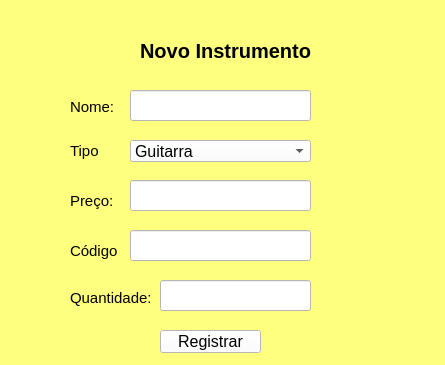
<?xml version="1.0" encoding="UTF-8"?>
<ui version="4.0">
 <class>Form</class>
 <widget class="QWidget" name="Form">
  <property name="geometry">
   <rect>
    <x>0</x>
    <y>0</y>
    <width>445</width>
    <height>365</height>
   </rect>
  </property>
  <property name="windowTitle">
   <string>Form</string>
  </property>
  <property name="styleSheet">
   <string notr="true">background-color: rgb(255, 255, 127);</string>
  </property>
  <widget class="QLabel" name="label">
   <property name="geometry">
    <rect>
     <x>120</x>
     <y>30</y>
     <width>211</width>
     <height>41</height>
    </rect>
   </property>
   <property name="font">
    <font>
     <pointsize>15</pointsize>
     <weight>75</weight>
     <bold>true</bold>
    </font>
   </property>
   <property name="layoutDirection">
    <enum>Qt::LeftToRight</enum>
   </property>
   <property name="text">
    <string>Novo Instrumento</string>
   </property>
   <property name="alignment">
    <set>Qt::AlignCenter</set>
   </property>
  </widget>
  <widget class="QLabel" name="label_2">
   <property name="geometry">
    <rect>
     <x>70</x>
     <y>140</y>
     <width>31</width>
     <height>21</height>
    </rect>
   </property>
   <property name="font">
    <font>
     <pointsize>11</pointsize>
    </font>
   </property>
   <property name="text">
    <string>Tipo</string>
   </property>
  </widget>
  <widget class="QLabel" name="label_3">
   <property name="geometry">
    <rect>
     <x>70</x>
     <y>100</y>
     <width>47</width>
     <height>13</height>
    </rect>
   </property>
   <property name="font">
    <font>
     <pointsize>11</pointsize>
    </font>
   </property>
   <property name="text">
    <string>Nome:</string>
   </property>
  </widget>
  <widget class="QLabel" name="label_4">
   <property name="geometry">
    <rect>
     <x>70</x>
     <y>190</y>
     <width>47</width>
     <height>21</height>
    </rect>
   </property>
   <property name="font">
    <font>
     <pointsize>11</pointsize>
    </font>
   </property>
   <property name="text">
    <string>Preço:</string>
   </property>
  </widget>
  <widget class="QLabel" name="label_5">
   <property name="geometry">
    <rect>
     <x>70</x>
     <y>290</y>
     <width>81</width>
     <height>16</height>
    </rect>
   </property>
   <property name="font">
    <font>
     <pointsize>11</pointsize>
    </font>
   </property>
   <property name="text">
    <string>Quantidade:</string>
   </property>
  </widget>
  <widget class="QLabel" name="label_6">
   <property name="geometry">
    <rect>
     <x>70</x>
     <y>240</y>
     <width>61</width>
     <height>21</height>
    </rect>
   </property>
   <property name="font">
    <font>
     <pointsize>11</pointsize>
    </font>
   </property>
   <property name="text">
    <string>Código</string>
   </property>
  </widget>
  <widget class="QLineEdit" name="lineEdit">
   <property name="geometry">
    <rect>
     <x>130</x>
     <y>90</y>
     <width>181</width>
     <height>31</height>
    </rect>
   </property>
   <property name="font">
    <font>
     <pointsize>12</pointsize>
    </font>
   </property>
   <property name="styleSheet">
    <string notr="true">background-color: rgb(255, 255, 255);</string>
   </property>
  </widget>
  <widget class="QLineEdit" name="lineEdit_2">
   <property name="geometry">
    <rect>
     <x>130</x>
     <y>180</y>
     <width>181</width>
     <height>31</height>
    </rect>
   </property>
   <property name="font">
    <font>
     <pointsize>12</pointsize>
    </font>
   </property>
   <property name="styleSheet">
    <string notr="true">background-color: rgb(255, 255, 255);</string>
   </property>
  </widget>
  <widget class="QLineEdit" name="lineEdit_3">
   <property name="geometry">
    <rect>
     <x>130</x>
     <y>230</y>
     <width>181</width>
     <height>31</height>
    </rect>
   </property>
   <property name="font">
    <font>
     <pointsize>12</pointsize>
    </font>
   </property>
   <property name="styleSheet">
    <string notr="true">background-color: rgb(255, 255, 255);</string>
   </property>
  </widget>
  <widget class="QLineEdit" name="lineEdit_4">
   <property name="geometry">
    <rect>
     <x>160</x>
     <y>280</y>
     <width>151</width>
     <height>31</height>
    </rect>
   </property>
   <property name="font">
    <font>
     <pointsize>12</pointsize>
    </font>
   </property>
   <property name="styleSheet">
    <string notr="true">background-color: rgb(255, 255, 255);</string>
   </property>
  </widget>
  <widget class="QComboBox" name="comboBox">
   <property name="geometry">
    <rect>
     <x>130</x>
     <y>140</y>
     <width>181</width>
     <height>22</height>
    </rect>
   </property>
   <property name="font">
    <font>
     <pointsize>12</pointsize>
    </font>
   </property>
   <property name="autoFillBackground">
    <bool>false</bool>
   </property>
   <property name="styleSheet">
    <string notr="true">background-color: rgb(255, 255, 255);</string>
   </property>
   <item>
    <property name="text">
     <string>Guitarra</string>
    </property>
   </item>
   <item>
    <property name="text">
     <string>Violão</string>
    </property>
   </item>
   <item>
    <property name="text">
     <string>Teclado</string>
    </property>
   </item>
   <item>
    <property name="text">
     <string>Contrabaixo</string>
    </property>
   </item>
   <item>
    <property name="text">
     <string>Pandeiro</string>
    </property>
   </item>
   <item>
    <property name="text">
     <string>Ukulele</string>
    </property>
   </item>
   <item>
    <property name="text">
     <string>Bateria</string>
    </property>
   </item>
  </widget>
  <widget class="QPushButton" name="pushButton">
   <property name="geometry">
    <rect>
     <x>160</x>
     <y>330</y>
     <width>101</width>
     <height>23</height>
    </rect>
   </property>
   <property name="font">
    <font>
     <pointsize>12</pointsize>
    </font>
   </property>
   <property name="styleSheet">
    <string notr="true">background-color: rgb(255, 255, 255);</string>
   </property>
   <property name="text">
    <string>Registrar</string>
   </property>
  </widget>
 </widget>
 <resources/>
 <connections/>
</ui>
